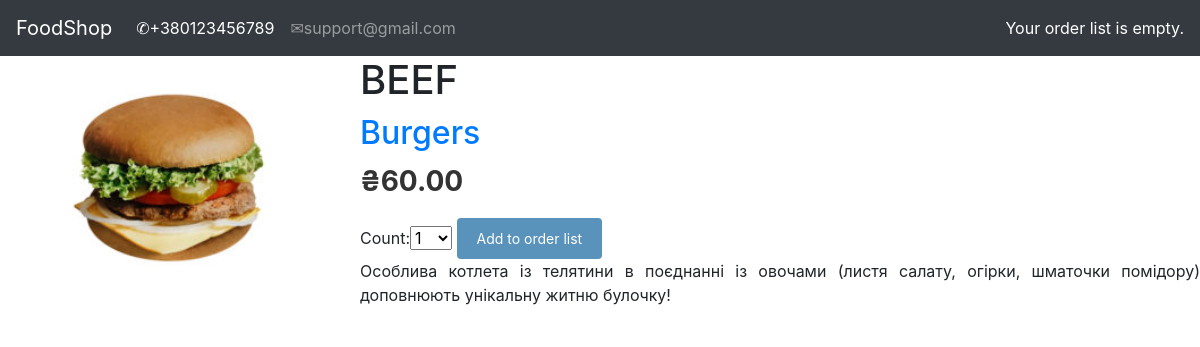
The page /1/beef/ on the database its author committed.
### shop/models.py (models this page shows, shortened)
class Product(models.Model):
    category = models.ForeignKey(Category, on_delete=models.CASCADE)
    name = models.CharField(max_length=150, db_index=True)
    slug = models.SlugField(max_length=150, db_index=True)
    image = models.ImageField(upload_to='image_products/%Y/%d/%m', default='image_products/no_img.png')
    description = models.TextField(blank=True)
    price = models.DecimalField(max_digits=10, decimal_places=2)
    available = models.BooleanField(default=True)
    created = models.DateTimeField(auto_now_add=True)
    updated = models.DateTimeField(auto_now=True)
    objects = ProductManager()
    class Meta:
        ordering = ('name',)
        index_together = (('id', 'slug'),)
        default_related_name = "products"

class Category(models.Model):
    name = models.CharField(max_length=150, db_index=True)
    slug = models.SlugField(max_length=150, db_index=True, unique=True)
    class Meta:
        ordering = ('name',)
        default_related_name = "category"
    def __str__(self):
        return self.name

### shop/views.py (the view)
# urls.py: path('<int:id>/<slug:slug>/', views.product_detail, name='product_detail')
def product_detail(request, id, slug):
    product = Product.objects.available().get(id=id, slug=slug)
    orderlist_form = OrderListAddProductForm()
    return render(request, 'shop/product_detail.html',
                  {'product': product,
                   'orderlist_form': orderlist_form})

### orderlist/forms.py
class OrderListAddProductForm(forms.Form):
    count = forms.TypedChoiceField(choices=PRODUCT_COUNT_CHOICES, coerce=int)
    update = forms.BooleanField(required=False, initial=False, widget=forms.HiddenInput)

### orderlist/context_processors.py (called while the page is built)
def orderlist(request):
    return {'orderlist': OrderList(request)}

### orderlist/orderlist.py (called while the page is built)
    def __len__(self):
        return sum(item['count'] for item in self.orderlist.values())

### shop/models.py (called while the page is built)
    def available(self):
        return self.filter(available=True)

    def get_query_set(self):
        return ProductQuerySet(self.model)

    def available(self):
        return self.get_query_set().available()

### templates/shop/product_detail.html (shortened to what this page needs)
{% extends 'shop/base.html' %}
{% load static %}
{% block context %}
  <div class="product-detail">
    <img src="{{ product.image.url }}">
    <h1>{{ product.name }}</h1>
    <h2><a href="{% url 'product_list_by_category' product.category|lower %}">{{ product.category }}</a></h2>
    <p class="price">₴{{ product.price }}</p>
    <form action="{% url 'orderlist:orderlist_add' product.id %}" method="post">
    {{ orderlist_form }}
    <input type="submit" value="Add to order list">
</form>
    {{ product.description|linebreaks}}
  </div>
{% endblock %}

### templates/shop/base.html (style rules this page uses)
html { overflow-x: hidden; }

### templates/shop/product_detail.html (style rules this page uses)
.product-detail { text-align:justify; }
.product-detail .price { color:#333; font-size:28px; font-weight:bold; }
.product-detail img { width:30%; float:left; padding:0 20px 20px 0; }
.product-detail h1 { margin-bottom:0; }
.product-detail h2 { margin-top:10px; }
input[type="submit"] { color:#fff; background:#5993bb; border-radius:4px; padding:10px 20px; font-size:14px; border:0; }

### rows shown on the page
Product: image (picture), name "BEEF", category "Burgers", price "60.00", description "Особлива котлета із телятини в поєднанні із овочами (листя салату, огірки, шматочки помідору) доповнюють унікальну житню булочку!"
